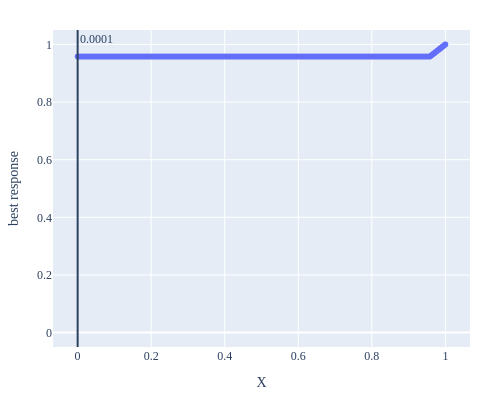

Notebook source saved alongside this figure:
### Code cell
p = [2,3]
# p = [1]
eps = 0.0023
priors = np.array([0.32-eps, 0.02+eps, 0.36, 0.3])
X_p = best_response_vectorized(X, thresholds[p], priors[p], c)
fig = px.scatter(x=X, y=X_p, labels={"x": "X", "y": "best response"}).update_layout(
    width=500, height=400,
    font=dict(family="iosevka"),
    margin=dict(t=30, b=30, l=30, r=30),
    yaxis=dict(range=(-0.05, 1.05))
    )

m = X[X_p!=X][1]
fig.add_vline(x=m, annotation=dict(text=f"{m:.4f}"))
print(f"{thresholds[1]-m:.4f}")
fig

### Figure 1 — Plotly figure (JSON) as saved in the notebook; plotly's stock layout.template omitted (floating-point values rounded to 4 significant figures; data arrays with more than 128 entries replaced by an {"elided": "..."} marker saying what was removed)
{"data": [{"hovertemplate": "X=%{x}<br>best response=%{y}<extra></extra>", "legendgroup": "", "marker": {"color": "#636efa", "symbol": "circle"}, "mode": "markers", "name": "", "showlegend": false, "type": "scattergl", "x": {"elided": "10001 float values"}, "xaxis": "x", "y": {"elided": "10001 float values"}, "yaxis": "y"}], "layout": {"annotations": [{"showarrow": false, "text": "0.0001", "x": 0.0001, "xanchor": "left", "xref": "x", "y": 1, "yanchor": "top", "yref": "y domain"}], "font": {"family": "iosevka"}, "height": 400, "legend": {"tracegroupgap": 0}, "margin": {"b": 30, "l": 30, "r": 30, "t": 30}, "shapes": [{"type": "line", "x0": 0.0001, "x1": 0.0001, "xref": "x", "y0": 0, "y1": 1, "yref": "y domain"}], "width": 500, "xaxis": {"anchor": "y", "domain": [0, 1], "title": {"text": "X"}}, "yaxis": {"anchor": "x", "domain": [0, 1], "range": [-0.05, 1.05], "title": {"text": "best response"}}}}
